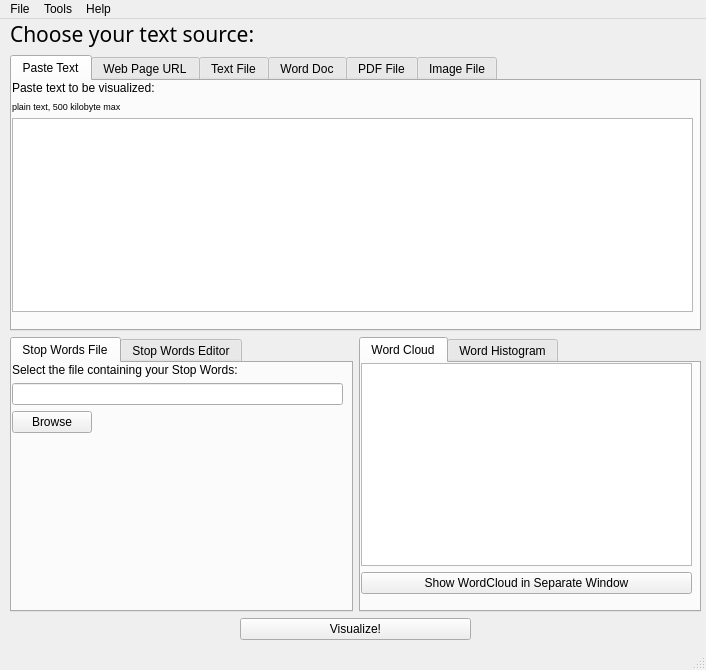
<?xml version="1.0" encoding="UTF-8"?>
<ui version="4.0">
 <class>MainWindow</class>
 <widget class="QMainWindow" name="MainWindow">
  <property name="geometry">
   <rect>
    <x>0</x>
    <y>0</y>
    <width>706</width>
    <height>670</height>
   </rect>
  </property>
  <property name="windowTitle">
   <string>WordCloud Tool</string>
  </property>
  <widget class="QWidget" name="centralwidget">
   <widget class="QWidget" name="verticalLayoutWidget">
    <property name="geometry">
     <rect>
      <x>10</x>
      <y>0</y>
      <width>691</width>
      <height>621</height>
     </rect>
    </property>
    <layout class="QGridLayout" name="gridLayout_Main">
     <item row="2" column="0">
      <layout class="QHBoxLayout" name="horizontalLayout_WordsAndStop">
       <item>
        <widget class="QTabWidget" name="tabWidgetStopWords">
         <property name="statusTip">
          <string>Change the stop words list from the default values</string>
         </property>
         <property name="currentIndex">
          <number>0</number>
         </property>
         <widget class="QWidget" name="tab_StopWordsFile">
          <attribute name="title">
           <string>Stop Words File</string>
          </attribute>
          <widget class="QWidget" name="formLayoutWidget">
           <property name="geometry">
            <rect>
             <x>0</x>
             <y>0</y>
             <width>331</width>
             <height>221</height>
            </rect>
           </property>
           <layout class="QFormLayout" name="formLayout">
            <item row="0" column="0">
             <widget class="QLabel" name="label_StopWordsFile">
              <property name="text">
               <string>Select the file containing your Stop Words:</string>
              </property>
             </widget>
            </item>
            <item row="1" column="0" colspan="2">
             <widget class="QLineEdit" name="lineEdit_StopWordsFile"/>
            </item>
            <item row="2" column="0">
             <widget class="QPushButton" name="pushButton_BrowseStopWordsFile">
              <property name="toolTip">
               <string>Select the stop file word list file to use</string>
              </property>
              <property name="text">
               <string>Browse</string>
              </property>
             </widget>
            </item>
           </layout>
          </widget>
         </widget>
         <widget class="QWidget" name="tab_StopWordsEditor">
          <attribute name="title">
           <string>Stop Words Editor</string>
          </attribute>
          <widget class="QComboBox" name="comboBox">
           <property name="geometry">
            <rect>
             <x>10</x>
             <y>20</y>
             <width>201</width>
             <height>25</height>
            </rect>
           </property>
           <property name="currentText">
            <string>Alphabetical</string>
           </property>
           <item>
            <property name="text">
             <string>Alphabetical</string>
            </property>
           </item>
           <item>
            <property name="text">
             <string>Usage</string>
            </property>
           </item>
          </widget>
          <widget class="QLabel" name="label_StopWordsEditorChoice">
           <property name="geometry">
            <rect>
             <x>20</x>
             <y>0</y>
             <width>201</width>
             <height>17</height>
            </rect>
           </property>
           <property name="text">
            <string>Chose the sorting preference:</string>
           </property>
          </widget>
          <widget class="QListView" name="listViewStopWordsEditor">
           <property name="geometry">
            <rect>
             <x>10</x>
             <y>50</y>
             <width>201</width>
             <height>181</height>
            </rect>
           </property>
          </widget>
          <widget class="QLabel" name="label_StopWWordsEditorWord">
           <property name="geometry">
            <rect>
             <x>223</x>
             <y>90</y>
             <width>111</width>
             <height>20</height>
            </rect>
           </property>
           <property name="text">
            <string>Selected word:</string>
           </property>
          </widget>
          <widget class="QLineEdit" name="lineEdit_StopWordsEditorWord">
           <property name="geometry">
            <rect>
             <x>220</x>
             <y>110</y>
             <width>113</width>
             <height>25</height>
            </rect>
           </property>
           <property name="toolTip">
            <string>Type in the word to add here</string>
           </property>
          </widget>
          <widget class="QPushButton" name="pushButton_StopWordsEditorDelete">
           <property name="geometry">
            <rect>
             <x>226</x>
             <y>140</y>
             <width>101</width>
             <height>25</height>
            </rect>
           </property>
           <property name="toolTip">
            <string>Delete the selected word from the stop list</string>
           </property>
           <property name="text">
            <string>Delete Word</string>
           </property>
          </widget>
          <widget class="QPushButton" name="pushButton_StopWordsEditorAdd">
           <property name="geometry">
            <rect>
             <x>225</x>
             <y>60</y>
             <width>101</width>
             <height>25</height>
            </rect>
           </property>
           <property name="toolTip">
            <string>Add the selected word to the stop list</string>
           </property>
           <property name="text">
            <string>Add Word</string>
           </property>
          </widget>
         </widget>
        </widget>
       </item>
       <item>
        <widget class="QTabWidget" name="tabWidget_WordCloud">
         <property name="statusTip">
          <string>View the results of the document analysis</string>
         </property>
         <property name="currentIndex">
          <number>0</number>
         </property>
         <widget class="QWidget" name="tab_WordCloud">
          <attribute name="title">
           <string>Word Cloud</string>
          </attribute>
          <widget class="QWidget" name="verticalLayoutWidget_3">
           <property name="geometry">
            <rect>
             <x>0</x>
             <y>0</y>
             <width>331</width>
             <height>231</height>
            </rect>
           </property>
           <layout class="QVBoxLayout" name="verticalLayout_WordCloud">
            <item>
             <widget class="QGraphicsView" name="graphicsViewWordCloud"/>
            </item>
            <item>
             <widget class="QPushButton" name="pushButton_WordCloud">
              <property name="toolTip">
               <string>Display the word cloud in a separate larger window</string>
              </property>
              <property name="text">
               <string>Show WordCloud in Separate Window</string>
              </property>
             </widget>
            </item>
           </layout>
          </widget>
         </widget>
         <widget class="QWidget" name="tab_WordHistogram">
          <attribute name="title">
           <string>Word Histogram</string>
          </attribute>
          <widget class="QWidget" name="verticalLayoutWidget_4">
           <property name="geometry">
            <rect>
             <x>0</x>
             <y>0</y>
             <width>331</width>
             <height>231</height>
            </rect>
           </property>
           <layout class="QVBoxLayout" name="verticalLayout_WordHistogram">
            <item>
             <widget class="QGraphicsView" name="graphicsView_WordHistogram"/>
            </item>
            <item>
             <widget class="QPushButton" name="pushButton_WordHistogram">
              <property name="toolTip">
               <string>Display the histogram in a separate larger window</string>
              </property>
              <property name="text">
               <string>Show Histogram is Separate Window</string>
              </property>
             </widget>
            </item>
           </layout>
          </widget>
         </widget>
        </widget>
       </item>
      </layout>
     </item>
     <item row="0" column="0">
      <layout class="QGridLayout" name="gridLayout_TextSource">
       <item row="0" column="0">
        <widget class="QLabel" name="labelChooseSource">
         <property name="font">
          <font>
           <family>Sans</family>
           <pointsize>16</pointsize>
           <weight>50</weight>
           <italic>false</italic>
           <bold>false</bold>
          </font>
         </property>
         <property name="text">
          <string>Choose your text source:</string>
         </property>
        </widget>
       </item>
      </layout>
     </item>
     <item row="3" column="0">
      <layout class="QHBoxLayout" name="horizontalLayout_Visualize">
       <item>
        <spacer name="horizontalSpacer_VisualizeLeft">
         <property name="orientation">
          <enum>Qt::Horizontal</enum>
         </property>
         <property name="sizeHint" stdset="0">
          <size>
           <width>40</width>
           <height>20</height>
          </size>
         </property>
        </spacer>
       </item>
       <item>
        <widget class="QPushButton" name="pushButton_Visualize">
         <property name="sizePolicy">
          <sizepolicy hsizetype="Expanding" vsizetype="Fixed">
           <horstretch>0</horstretch>
           <verstretch>0</verstretch>
          </sizepolicy>
         </property>
         <property name="toolTip">
          <string>Analyze the document and generate the Word Cloud</string>
         </property>
         <property name="text">
          <string>Visualize!</string>
         </property>
        </widget>
       </item>
       <item>
        <spacer name="horizontalSpacer_VisualizeRight">
         <property name="orientation">
          <enum>Qt::Horizontal</enum>
         </property>
         <property name="sizeHint" stdset="0">
          <size>
           <width>40</width>
           <height>20</height>
          </size>
         </property>
        </spacer>
       </item>
      </layout>
     </item>
     <item row="1" column="0">
      <layout class="QGridLayout" name="gridLayout_SourceTabs">
       <item row="0" column="0">
        <widget class="QTabWidget" name="tabWidget">
         <property name="sizePolicy">
          <sizepolicy hsizetype="Expanding" vsizetype="Expanding">
           <horstretch>0</horstretch>
           <verstretch>0</verstretch>
          </sizepolicy>
         </property>
         <property name="toolTip">
          <string>Select the file to open</string>
         </property>
         <property name="statusTip">
          <string>Choose your text source based on the file type</string>
         </property>
         <property name="currentIndex">
          <number>0</number>
         </property>
         <widget class="QWidget" name="tabPasteText">
          <property name="sizePolicy">
           <sizepolicy hsizetype="Expanding" vsizetype="Expanding">
            <horstretch>0</horstretch>
            <verstretch>0</verstretch>
           </sizepolicy>
          </property>
          <attribute name="title">
           <string>Paste Text</string>
          </attribute>
          <widget class="QWidget" name="verticalLayoutWidget_2">
           <property name="geometry">
            <rect>
             <x>0</x>
             <y>0</y>
             <width>681</width>
             <height>231</height>
            </rect>
           </property>
           <layout class="QVBoxLayout" name="verticalLayout_PasteText">
            <item>
             <widget class="QLabel" name="labelPasteText_Text">
              <property name="text">
               <string>Paste text to be visualized:</string>
              </property>
             </widget>
            </item>
            <item>
             <widget class="QLabel" name="labelPasteText_Req">
              <property name="font">
               <font>
                <pointsize>7</pointsize>
               </font>
              </property>
              <property name="text">
               <string>plain text, 500 kilobyte max</string>
              </property>
             </widget>
            </item>
            <item>
             <widget class="QTextEdit" name="textEditPasteText">
              <property name="toolTip">
               <string>Paste or type in the words to be analyzed here</string>
              </property>
             </widget>
            </item>
           </layout>
          </widget>
         </widget>
         <widget class="QWidget" name="tabWebPageURL">
          <attribute name="title">
           <string>Web Page URL</string>
          </attribute>
          <widget class="QWidget" name="horizontalLayoutWidget_2">
           <property name="geometry">
            <rect>
             <x>0</x>
             <y>0</y>
             <width>681</width>
             <height>54</height>
            </rect>
           </property>
           <layout class="QHBoxLayout" name="horizontalLayout_WebURL">
            <item>
             <layout class="QVBoxLayout" name="verticalLayout_WebURL">
              <item>
               <widget class="QLabel" name="labelWebPageURL_URL">
                <property name="text">
                 <string>Web page URL:</string>
                </property>
               </widget>
              </item>
              <item>
               <widget class="QLabel" name="labelWebPageURL_Ex">
                <property name="enabled">
                 <bool>false</bool>
                </property>
                <property name="font">
                 <font>
                  <family>Sans Serif</family>
                  <pointsize>8</pointsize>
                 </font>
                </property>
                <property name="text">
                 <string>e.g. http://myblog.com
</string>
                </property>
               </widget>
              </item>
             </layout>
            </item>
            <item>
             <widget class="QLineEdit" name="lineEdit_WebPageURL">
              <property name="toolTip">
               <string>Paste or type in the URL link here</string>
              </property>
             </widget>
            </item>
           </layout>
          </widget>
         </widget>
         <widget class="QWidget" name="tabTextFile">
          <attribute name="title">
           <string>Text File</string>
          </attribute>
          <widget class="QWidget" name="horizontalLayoutWidget_3">
           <property name="geometry">
            <rect>
             <x>0</x>
             <y>0</y>
             <width>681</width>
             <height>41</height>
            </rect>
           </property>
           <layout class="QHBoxLayout" name="horizontalLayoutTextFile">
            <item>
             <widget class="QLabel" name="labelTextFile">
              <property name="text">
               <string>Select a File:</string>
              </property>
             </widget>
            </item>
            <item>
             <widget class="QLineEdit" name="lineEditTextFile"/>
            </item>
            <item>
             <widget class="QPushButton" name="pushButtonBrowseTextFile">
              <property name="toolTip">
               <string>Select the text file to open</string>
              </property>
              <property name="text">
               <string>Browse</string>
              </property>
             </widget>
            </item>
           </layout>
          </widget>
         </widget>
         <widget class="QWidget" name="tabWordDoc">
          <attribute name="title">
           <string>Word Doc</string>
          </attribute>
          <widget class="QWidget" name="horizontalLayoutWidget_4">
           <property name="geometry">
            <rect>
             <x>0</x>
             <y>0</y>
             <width>681</width>
             <height>41</height>
            </rect>
           </property>
           <layout class="QHBoxLayout" name="horizontalLayoutTextFile_2">
            <item>
             <widget class="QLabel" name="labelWordDoc">
              <property name="text">
               <string>Select a File:</string>
              </property>
             </widget>
            </item>
            <item>
             <widget class="QLineEdit" name="lineEditWordDoc"/>
            </item>
            <item>
             <widget class="QPushButton" name="pushButtonBrowseWordDoc">
              <property name="toolTip">
               <string>Select the word document to open</string>
              </property>
              <property name="text">
               <string>Browse</string>
              </property>
             </widget>
            </item>
           </layout>
          </widget>
         </widget>
         <widget class="QWidget" name="tabPDFFile">
          <attribute name="title">
           <string>PDF File</string>
          </attribute>
          <widget class="QWidget" name="layoutWidget">
           <property name="geometry">
            <rect>
             <x>0</x>
             <y>0</y>
             <width>681</width>
             <height>62</height>
            </rect>
           </property>
           <layout class="QFormLayout" name="formLayout_2">
            <item row="1" column="0">
             <layout class="QHBoxLayout" name="horizontalLayout">
              <item>
               <widget class="QLabel" name="labelPDFFileType">
                <property name="text">
                 <string>PDF File Type:</string>
                </property>
               </widget>
              </item>
              <item>
               <widget class="QComboBox" name="comboBoxPDFFile">
                <property name="currentText">
                 <string>Text</string>
                </property>
                <property name="currentIndex">
                 <number>0</number>
                </property>
                <item>
                 <property name="text">
                  <string>Text</string>
                 </property>
                </item>
                <item>
                 <property name="text">
                  <string>Image</string>
                 </property>
                </item>
               </widget>
              </item>
             </layout>
            </item>
            <item row="0" column="0" colspan="2">
             <layout class="QHBoxLayout" name="horizontalLayoutTextFile_3">
              <item>
               <widget class="QLabel" name="labelPDFFile">
                <property name="text">
                 <string>Select a File:</string>
                </property>
               </widget>
              </item>
              <item>
               <widget class="QLineEdit" name="lineEditPDFFile"/>
              </item>
              <item>
               <widget class="QPushButton" name="pushButtonBrowsePDFFile">
                <property name="toolTip">
                 <string>Select the PDF file to open</string>
                </property>
                <property name="text">
                 <string>Browse</string>
                </property>
               </widget>
              </item>
             </layout>
            </item>
           </layout>
          </widget>
         </widget>
         <widget class="QWidget" name="tabImageFile">
          <attribute name="title">
           <string>Image File</string>
          </attribute>
          <widget class="QWidget" name="layoutWidget_2">
           <property name="geometry">
            <rect>
             <x>0</x>
             <y>0</y>
             <width>681</width>
             <height>62</height>
            </rect>
           </property>
           <layout class="QFormLayout" name="formLayout_3">
            <item row="1" column="0">
             <layout class="QHBoxLayout" name="horizontalLayout_2">
              <item>
               <widget class="QLabel" name="labelImageFileType">
                <property name="text">
                 <string>Image File Type:</string>
                </property>
               </widget>
              </item>
              <item>
               <widget class="QComboBox" name="comboBoxImageFile">
                <property name="currentText">
                 <string>PNG</string>
                </property>
                <property name="currentIndex">
                 <number>0</number>
                </property>
                <item>
                 <property name="text">
                  <string>PNG</string>
                 </property>
                </item>
                <item>
                 <property name="text">
                  <string>GIF</string>
                 </property>
                </item>
                <item>
                 <property name="text">
                  <string>JPEG</string>
                 </property>
                </item>
                <item>
                 <property name="text">
                  <string>TIFF</string>
                 </property>
                </item>
               </widget>
              </item>
             </layout>
            </item>
            <item row="0" column="0" colspan="2">
             <layout class="QHBoxLayout" name="horizontalLayoutTextFile_4">
              <item>
               <widget class="QLabel" name="labelImageFile">
                <property name="text">
                 <string>Select a File:</string>
                </property>
               </widget>
              </item>
              <item>
               <widget class="QLineEdit" name="lineEditImageFile"/>
              </item>
              <item>
               <widget class="QPushButton" name="pushButtonBrowseImageFile">
                <property name="toolTip">
                 <string>Select the Image file to open</string>
                </property>
                <property name="text">
                 <string>Browse</string>
                </property>
               </widget>
              </item>
             </layout>
            </item>
           </layout>
          </widget>
         </widget>
        </widget>
       </item>
      </layout>
     </item>
    </layout>
   </widget>
  </widget>
  <widget class="QMenuBar" name="menubar">
   <property name="geometry">
    <rect>
     <x>0</x>
     <y>0</y>
     <width>706</width>
     <height>22</height>
    </rect>
   </property>
   <widget class="QMenu" name="menuFile">
    <property name="title">
     <string>File</string>
    </property>
    <addaction name="actionOpen"/>
    <addaction name="actionSave"/>
    <addaction name="actionSave_As"/>
    <addaction name="separator"/>
    <addaction name="actionExit"/>
   </widget>
   <widget class="QMenu" name="menuHelp">
    <property name="title">
     <string>Help</string>
    </property>
    <addaction name="actionAbout"/>
   </widget>
   <widget class="QMenu" name="menuTools">
    <property name="title">
     <string>Tools</string>
    </property>
    <addaction name="actionStart_Over"/>
   </widget>
   <addaction name="menuFile"/>
   <addaction name="menuTools"/>
   <addaction name="menuHelp"/>
  </widget>
  <widget class="QStatusBar" name="statusbar"/>
  <action name="actionExit">
   <property name="text">
    <string>Exit</string>
   </property>
  </action>
  <action name="actionAbout">
   <property name="text">
    <string>About</string>
   </property>
  </action>
  <action name="actionStart_Over">
   <property name="text">
    <string>Start Over</string>
   </property>
  </action>
  <action name="actionOpen">
   <property name="text">
    <string>Open</string>
   </property>
  </action>
  <action name="actionSave">
   <property name="text">
    <string>Save</string>
   </property>
  </action>
  <action name="actionSave_As">
   <property name="text">
    <string>Save As</string>
   </property>
  </action>
 </widget>
 <resources/>
 <connections/>
</ui>
